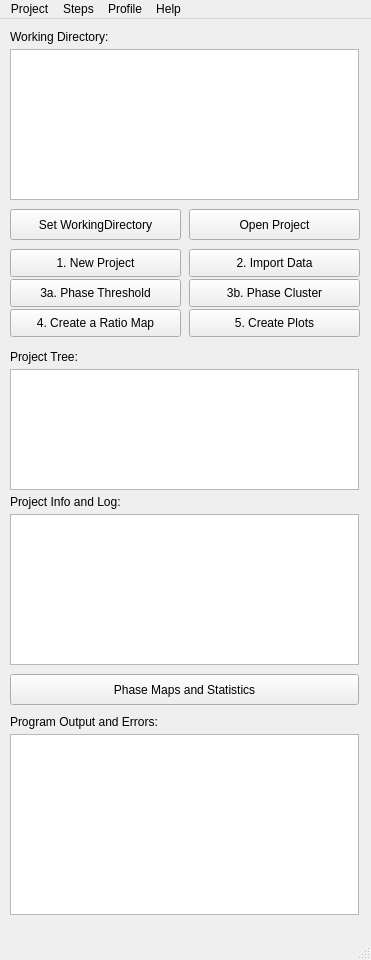
<?xml version="1.0" encoding="UTF-8"?>
<ui version="4.0">
 <class>MainWindow</class>
 <widget class="QMainWindow" name="MainWindow">
  <property name="geometry">
   <rect>
    <x>0</x>
    <y>0</y>
    <width>371</width>
    <height>960</height>
   </rect>
  </property>
  <property name="sizePolicy">
   <sizepolicy hsizetype="Preferred" vsizetype="Preferred">
    <horstretch>0</horstretch>
    <verstretch>0</verstretch>
   </sizepolicy>
  </property>
  <property name="windowTitle">
   <string>QACD-Project Manager</string>
  </property>
  <property name="windowIcon">
   <iconset resource="ProjectManager.qrc">
    <normaloff>:/main_icon/16x16.png</normaloff>:/main_icon/16x16.png</iconset>
  </property>
  <widget class="QWidget" name="centralwidget">
   <widget class="QPushButton" name="pushButton_ProStats">
    <property name="geometry">
     <rect>
      <x>10</x>
      <y>655</y>
      <width>349</width>
      <height>31</height>
     </rect>
    </property>
    <property name="text">
     <string>Phase Maps and Statistics</string>
    </property>
   </widget>
   <widget class="QTableWidget" name="Proj_tableWidget">
    <property name="geometry">
     <rect>
      <x>10</x>
      <y>495</y>
      <width>349</width>
      <height>151</height>
     </rect>
    </property>
   </widget>
   <widget class="QLabel" name="label3_ProjDesc">
    <property name="geometry">
     <rect>
      <x>10</x>
      <y>475</y>
      <width>349</width>
      <height>16</height>
     </rect>
    </property>
    <property name="text">
     <string>Project Info and Log:</string>
    </property>
   </widget>
   <widget class="QTreeView" name="Dir_treeView">
    <property name="geometry">
     <rect>
      <x>10</x>
      <y>30</y>
      <width>349</width>
      <height>151</height>
     </rect>
    </property>
   </widget>
   <widget class="QLabel" name="label2_ProjTree">
    <property name="geometry">
     <rect>
      <x>10</x>
      <y>330</y>
      <width>349</width>
      <height>16</height>
     </rect>
    </property>
    <property name="text">
     <string>Project Tree:</string>
    </property>
   </widget>
   <widget class="QLabel" name="label1_WD">
    <property name="geometry">
     <rect>
      <x>10</x>
      <y>10</y>
      <width>131</width>
      <height>16</height>
     </rect>
    </property>
    <property name="text">
     <string>Working Directory:</string>
    </property>
   </widget>
   <widget class="QPushButton" name="pushButton_WD">
    <property name="geometry">
     <rect>
      <x>10</x>
      <y>190</y>
      <width>171</width>
      <height>31</height>
     </rect>
    </property>
    <property name="text">
     <string>Set WorkingDirectory</string>
    </property>
   </widget>
   <widget class="QPushButton" name="pushButton_1_New">
    <property name="geometry">
     <rect>
      <x>10</x>
      <y>230</y>
      <width>171</width>
      <height>28</height>
     </rect>
    </property>
    <property name="text">
     <string>1. New Project</string>
    </property>
   </widget>
   <widget class="QPushButton" name="pushButton_2_Import">
    <property name="geometry">
     <rect>
      <x>189</x>
      <y>230</y>
      <width>171</width>
      <height>28</height>
     </rect>
    </property>
    <property name="text">
     <string>2. Import Data</string>
    </property>
   </widget>
   <widget class="QPushButton" name="pushButton_3a_PhThresh">
    <property name="geometry">
     <rect>
      <x>10</x>
      <y>260</y>
      <width>171</width>
      <height>28</height>
     </rect>
    </property>
    <property name="text">
     <string>3a. Phase Threshold</string>
    </property>
   </widget>
   <widget class="QPushButton" name="pushButton_3b_PhClust">
    <property name="geometry">
     <rect>
      <x>189</x>
      <y>260</y>
      <width>171</width>
      <height>28</height>
     </rect>
    </property>
    <property name="text">
     <string>3b. Phase Cluster</string>
    </property>
   </widget>
   <widget class="QPushButton" name="pushButton_5_Plot">
    <property name="geometry">
     <rect>
      <x>189</x>
      <y>290</y>
      <width>171</width>
      <height>28</height>
     </rect>
    </property>
    <property name="text">
     <string>5. Create Plots</string>
    </property>
   </widget>
   <widget class="QPushButton" name="pushButton_4_Ratio">
    <property name="geometry">
     <rect>
      <x>10</x>
      <y>290</y>
      <width>171</width>
      <height>28</height>
     </rect>
    </property>
    <property name="text">
     <string>4. Create a Ratio Map</string>
    </property>
   </widget>
   <widget class="QTreeView" name="Proj_treeView">
    <property name="geometry">
     <rect>
      <x>10</x>
      <y>350</y>
      <width>349</width>
      <height>121</height>
     </rect>
    </property>
   </widget>
   <widget class="QPushButton" name="pushButton_Open">
    <property name="geometry">
     <rect>
      <x>189</x>
      <y>190</y>
      <width>171</width>
      <height>31</height>
     </rect>
    </property>
    <property name="text">
     <string>Open Project</string>
    </property>
   </widget>
   <widget class="QLabel" name="label3_ProjDesc_2">
    <property name="geometry">
     <rect>
      <x>10</x>
      <y>695</y>
      <width>349</width>
      <height>16</height>
     </rect>
    </property>
    <property name="text">
     <string>Program Output and Errors:</string>
    </property>
   </widget>
   <widget class="QTextEdit" name="textEdit">
    <property name="geometry">
     <rect>
      <x>10</x>
      <y>715</y>
      <width>349</width>
      <height>181</height>
     </rect>
    </property>
   </widget>
  </widget>
  <widget class="QMenuBar" name="menubar">
   <property name="geometry">
    <rect>
     <x>0</x>
     <y>0</y>
     <width>371</width>
     <height>27</height>
    </rect>
   </property>
   <widget class="QMenu" name="menuProject">
    <property name="title">
     <string>Project</string>
    </property>
    <addaction name="actionOpen"/>
    <addaction name="actionSave"/>
    <addaction name="actionSave_As"/>
    <addaction name="actionClose"/>
    <addaction name="separator"/>
    <addaction name="actionExit"/>
   </widget>
   <widget class="QMenu" name="menuView">
    <property name="title">
     <string>Steps</string>
    </property>
    <addaction name="action1_Project_Creator"/>
    <addaction name="action2_Data_Import"/>
    <addaction name="action3a_Phase_Cluster"/>
    <addaction name="action3b_Phase_Threshold"/>
    <addaction name="action4_Ratio_Map_Calculator"/>
    <addaction name="action5_Figures_and_Plotting"/>
   </widget>
   <widget class="QMenu" name="menuProfile">
    <property name="title">
     <string>Profile</string>
    </property>
    <widget class="QMenu" name="menuChange_Profile">
     <property name="title">
      <string>Change Profile</string>
     </property>
     <widget class="QMenu" name="menuSingle_Phase">
      <property name="title">
       <string>Single Phase...</string>
      </property>
      <addaction name="actionPlagioclase"/>
      <addaction name="actionPyroxene"/>
      <addaction name="actionOlivine"/>
      <addaction name="actionAmphibole"/>
      <addaction name="actionOxides"/>
     </widget>
     <addaction name="menuSingle_Phase"/>
     <addaction name="actionRock_Type_2"/>
    </widget>
    <addaction name="menuChange_Profile"/>
   </widget>
   <widget class="QMenu" name="menuHelp">
    <property name="title">
     <string>Help</string>
    </property>
    <addaction name="actionGetting_Started"/>
    <addaction name="actionFAQ"/>
    <addaction name="actionUser_Manual"/>
    <addaction name="separator"/>
    <addaction name="actionAbout"/>
   </widget>
   <addaction name="menuProject"/>
   <addaction name="menuView"/>
   <addaction name="menuProfile"/>
   <addaction name="menuHelp"/>
  </widget>
  <widget class="QStatusBar" name="statusbar"/>
  <action name="actionOpen">
   <property name="text">
    <string>Open</string>
   </property>
  </action>
  <action name="actionSave">
   <property name="text">
    <string>Save</string>
   </property>
  </action>
  <action name="actionSave_As">
   <property name="text">
    <string>Save As...</string>
   </property>
  </action>
  <action name="actionClose">
   <property name="text">
    <string>Close</string>
   </property>
  </action>
  <action name="actionImport">
   <property name="text">
    <string>Import</string>
   </property>
  </action>
  <action name="actionExport">
   <property name="text">
    <string>Export</string>
   </property>
  </action>
  <action name="actionExit">
   <property name="text">
    <string>Exit</string>
   </property>
  </action>
  <action name="actionRock_Type">
   <property name="text">
    <string>Rock Type...</string>
   </property>
  </action>
  <action name="actionCommon_Phases">
   <property name="text">
    <string>Common Phases</string>
   </property>
  </action>
  <action name="actionRock_Type_2">
   <property name="text">
    <string>Rock Type...</string>
   </property>
  </action>
  <action name="actionPlagioclase">
   <property name="text">
    <string>Plagioclase</string>
   </property>
  </action>
  <action name="actionPyroxene">
   <property name="text">
    <string>Pyroxene...</string>
   </property>
  </action>
  <action name="actionOlivine">
   <property name="text">
    <string>Olivine</string>
   </property>
  </action>
  <action name="actionAmphibole">
   <property name="text">
    <string>Amphibole...</string>
   </property>
  </action>
  <action name="actionOxides">
   <property name="text">
    <string>Oxides...</string>
   </property>
  </action>
  <action name="actionGetting_Started">
   <property name="text">
    <string>Getting Started...</string>
   </property>
  </action>
  <action name="actionFAQ">
   <property name="text">
    <string>FAQ</string>
   </property>
  </action>
  <action name="actionUser_Manual">
   <property name="text">
    <string>User Manual</string>
   </property>
  </action>
  <action name="actionAbout">
   <property name="text">
    <string>About</string>
   </property>
  </action>
  <action name="action1_Project_Creator">
   <property name="text">
    <string>1. Project Creator</string>
   </property>
  </action>
  <action name="action2_Data_Import">
   <property name="text">
    <string>2. Data Import</string>
   </property>
  </action>
  <action name="action3a_Phase_Cluster">
   <property name="text">
    <string>3a. Phase Threshold</string>
   </property>
  </action>
  <action name="action3b_Phase_Threshold">
   <property name="text">
    <string>3b. Phase Cluster</string>
   </property>
  </action>
  <action name="action4_Ratio_Map_Calculator">
   <property name="text">
    <string>4. Ratio Map Calculator</string>
   </property>
  </action>
  <action name="action5_Figures_and_Plotting">
   <property name="text">
    <string>5. Figures and Plotting</string>
   </property>
  </action>
 </widget>
 <resources>
  <include location="ProjectManager.qrc"/>
 </resources>
 <connections/>
</ui>
